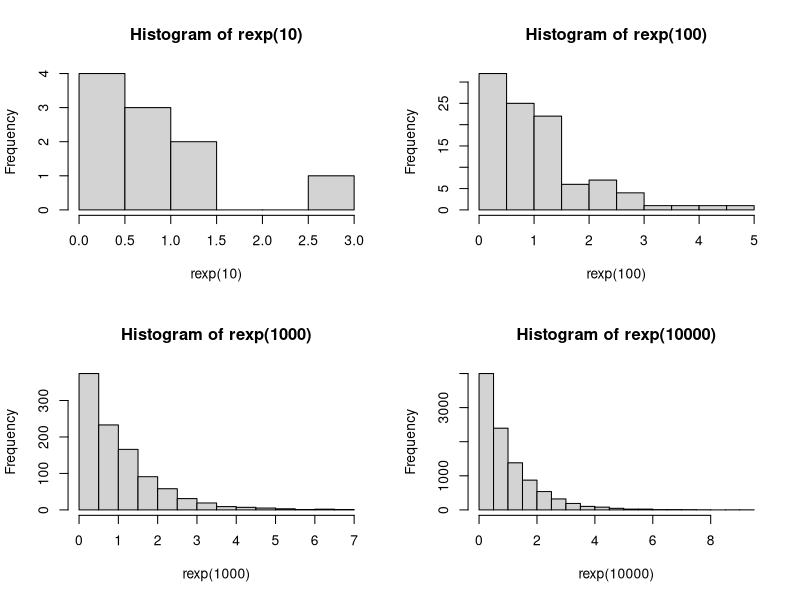

Reproduce this figure in R.
x = 3

# No 5a
dexp(x, rate = 1, log = FALSE)

# No 5b
set.seed(1)
par(mfrow=c(2,2))
set.seed(1)
hist(rexp(10))
hist(rexp(100))
hist(rexp(1000))
hist(rexp(10000))

# No 5c